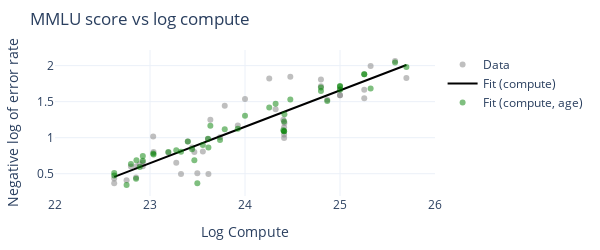

Notebook source saved alongside this figure:
### Code cell
fig = go.Figure()

fig.add_trace(
    go.Scatter(
        x=filtered_reg_df['log_compute'],
        y=filtered_reg_df[bench + '_log_error'],
        mode='markers',
        name='Data',
        marker=dict(color='gray', opacity=0.5),
        text=filtered_reg_df['System']
    ),
)

all_model = results['no_split']['submodels']['All']
y_pred = get_predictions(all_model, filtered_reg_df, ['log_compute'])

fig.add_trace(
    go.Scatter(
        x=filtered_reg_df['log_compute'],
        y=y_pred,
        mode='lines',
        name=f'Fit (compute)',
        text=filtered_reg_df['System'],
        marker=dict(color='black'),
    ),
)

# for category, color in [('Open', 'blue'), ('Closed', 'orange')]:
#   category_models = results['open_closed_split_year']['submodels']
#   model_category = category_models[category]
#   category_df = filtered_reg_df[filtered_reg_df['Open/Closed'] == category]
#   y_pred = get_predictions(model_category, category_df, ['log_compute', 'year'])
  
#   fig.add_trace(
#       go.Scatter(
#           x=category_df['log_compute'],
#           y=y_pred,
#           mode='markers',
#           name=f'Fit (compute, age, {category})',
#           text=category_df['System'],
#           marker=dict(color=color, opacity=0.5, symbol='square'),
#       ),
#   )

all_model = results['no_split_year']['submodels']['All']
y_pred = get_predictions(all_model, filtered_reg_df, ['log_compute', 'year'])

fig.add_trace(
  go.Scatter(
    x=filtered_reg_df['log_compute'],
    y=y_pred,
    mode='markers',
    name='Fit (compute, age)',
    text=filtered_reg_df['System'],
    marker=dict(color='green', opacity=0.5),
  ),
)

# Update layout
fig.update_layout(
  width=600,
  height=250,
  title_text=f"{bench} score vs log compute",
  showlegend=True,
  # legend=dict(
  #   orientation="h",
  #   yanchor="bottom",
  #   y=-0.4,
  #   xanchor="left",
  #   x=0,
  # ),
  margin=dict(t=50, b=20, l=40, r=40),
  template='plotly_white'
)

fig.update_xaxes(title_text="Log Compute", range=[22, 26])
fig.update_yaxes(title_text="Negative log of error rate")

# Show the plot
fig.show()

# Save the plot
if save:
  save_plot(fig, results_dir, f'{bench}_regression_models_comparison')

### Figure 1 — Plotly figure (JSON) as saved in the notebook; plotly's stock layout.template omitted (floating-point values rounded to 4 significant figures)
{"data": [{"marker": {"color": "gray", "opacity": 0.5}, "mode": "markers", "name": "Data", "text": ["BLOOM-176B", "BloombergGPT", "code-davinci-002", "DeepSeek-7B", "DeepSeek-V2", "Falcon 40B", "Gemini Ultra", "Gemma 2 27B", "Gemma 2 9B", "GPT-3.5-turbo-16k", "GPT-4 (original)", "GPT-NeoX 20B", "Inflection-2", "Inflection-2.5", "Llama 3 70B", "Llama 3.1 70B", "Llama 3.1 405B", "LLaMa-1 7B", "LLaMa-1 13B", "LLaMa-1 33B", "LLaMa-1 65B", "LLaMa-2 7B", "LLaMa-2 13B", "LLaMa-2 34B", "LLaMa-2 70B", "Mistral Large", "MPT 7B", "MPT 30B", "Nemotron-4-340B Base", "Nemotron-4-340B Instruct", "OPT-66B", "PaLM 63B", "PaLM 540B", "PaLM-2", "Qwen2-72B", "StableLM-3B-4E1T", "StableLM-alpha-7b-v2", "text-davinci-001", "text-davinci-002", "text-davinci-003", "XVerse-13B", "XVerse-13B-2", "Yi-34B", "Yi-6B", "Yi-Large"], "type": "scatter", "x": [23.61, 23.33, 24.41, 22.92, 24, 23.56, 25.7, 24.32, 23.64, 24.41, 25.32, 22.75, 25, 25, 24.8, 24.8, 25.58, 22.62, 22.89, 23.44, 23.74, 22.92, 23.19, 23.61, 23.92, 25, 22.62, 23.28, 25.26, 25.26, 22.85, 23.47, 24.4, 24.87, 24.48, 22.86, 22.8, 23.5, 24.41, 24.41, 23.04, 23.4, 23.79, 23.03, 24.26], "y": [0.4964, 0.4973, 1.146, 0.6578, 1.537, 0.8074, 1.83, 1.394, 1.248, 1.204, 1.995, 0.4095, 1.59, 1.59, 1.715, 1.808, 2.064, 0.4323, 0.633, 0.8627, 1.005, 0.6033, 0.7941, 0.9835, 1.168, 1.671, 0.3682, 0.6539, 1.666, 1.546, 0.4461, 0.8007, 1.248, 1.528, 1.845, 0.602, 0.5997, 0.5058, 0.997, 1.044, 0.8007, 0.9467, 1.442, 1.017, 1.82]}, {"marker": {"color": "black"}, "mode": "lines", "name": "Fit (compute)", "text": ["BLOOM-176B", "BloombergGPT", "code-davinci-002", "DeepSeek-7B", "DeepSeek-V2", "Falcon 40B", "Gemini Ultra", "Gemma 2 27B", "Gemma 2 9B", "GPT-3.5-turbo-16k", "GPT-4 (original)", "GPT-NeoX 20B", "Inflection-2", "Inflection-2.5", "Llama 3 70B", "Llama 3.1 70B", "Llama 3.1 405B", "LLaMa-1 7B", "LLaMa-1 13B", "LLaMa-1 33B", "LLaMa-1 65B", "LLaMa-2 7B", "LLaMa-2 13B", "LLaMa-2 34B", "LLaMa-2 70B", "Mistral Large", "MPT 7B", "MPT 30B", "Nemotron-4-340B Base", "Nemotron-4-340B Instruct", "OPT-66B", "PaLM 63B", "PaLM 540B", "PaLM-2", "Qwen2-72B", "StableLM-3B-4E1T", "StableLM-alpha-7b-v2", "text-davinci-001", "text-davinci-002", "text-davinci-003", "XVerse-13B", "XVerse-13B-2", "Yi-34B", "Yi-6B", "Yi-Large"], "type": "scatter", "x": [23.61, 23.33, 24.41, 22.92, 24, 23.56, 25.7, 24.32, 23.64, 24.41, 25.32, 22.75, 25, 25, 24.8, 24.8, 25.58, 22.62, 22.89, 23.44, 23.74, 22.92, 23.19, 23.61, 23.92, 25, 22.62, 23.28, 25.26, 25.26, 22.85, 23.47, 24.4, 24.87, 24.48, 22.86, 22.8, 23.5, 24.41, 24.41, 23.04, 23.4, 23.79, 23.03, 24.26], "y": [0.9569, 0.8113, 1.359, 0.6085, 1.151, 0.9273, 2.008, 1.314, 0.9672, 1.36, 1.818, 0.5224, 1.656, 1.656, 1.554, 1.554, 1.948, 0.4567, 0.5923, 0.8699, 1.019, 0.6085, 0.7441, 0.9547, 1.113, 1.656, 0.4567, 0.7862, 1.784, 1.784, 0.5726, 0.8822, 1.354, 1.588, 1.392, 0.5747, 0.5455, 0.8981, 1.359, 1.359, 0.6656, 0.8474, 1.044, 0.6636, 1.28]}, {"marker": {"color": "green", "opacity": 0.5}, "mode": "markers", "name": "Fit (compute, age)", "text": ["BLOOM-176B", "BloombergGPT", "code-davinci-002", "DeepSeek-7B", "DeepSeek-V2", "Falcon 40B", "Gemini Ultra", "Gemma 2 27B", "Gemma 2 9B", "GPT-3.5-turbo-16k", "GPT-4 (original)", "GPT-NeoX 20B", "Inflection-2", "Inflection-2.5", "Llama 3 70B", "Llama 3.1 70B", "Llama 3.1 405B", "LLaMa-1 7B", "LLaMa-1 13B", "LLaMa-1 33B", "LLaMa-1 65B", "LLaMa-2 7B", "LLaMa-2 13B", "LLaMa-2 34B", "LLaMa-2 70B", "Mistral Large", "MPT 7B", "MPT 30B", "Nemotron-4-340B Base", "Nemotron-4-340B Instruct", "OPT-66B", "PaLM 63B", "PaLM 540B", "PaLM-2", "Qwen2-72B", "StableLM-3B-4E1T", "StableLM-alpha-7b-v2", "text-davinci-001", "text-davinci-002", "text-davinci-003", "XVerse-13B", "XVerse-13B-2", "Yi-34B", "Yi-6B", "Yi-Large"], "type": "scatter", "x": [23.61, 23.33, 24.41, 22.92, 24, 23.56, 25.7, 24.32, 23.64, 24.41, 25.32, 22.75, 25, 25, 24.8, 24.8, 25.58, 22.62, 22.89, 23.44, 23.74, 22.92, 23.19, 23.61, 23.92, 25, 22.62, 23.28, 25.26, 25.26, 22.85, 23.47, 24.4, 24.87, 24.48, 22.86, 22.8, 23.5, 24.41, 24.41, 23.04, 23.4, 23.79, 23.03, 24.26], "y": [0.8622, 0.8052, 1.091, 0.7473, 1.304, 0.8997, 1.981, 1.471, 1.166, 1.325, 1.683, 0.3442, 1.664, 1.717, 1.649, 1.697, 2.043, 0.4753, 0.5945, 0.8386, 0.9693, 0.6814, 0.8006, 0.9857, 1.125, 1.712, 0.5112, 0.8244, 1.879, 1.879, 0.4302, 0.6883, 1.103, 1.508, 1.53, 0.6874, 0.6346, 0.3665, 1.091, 1.225, 0.7657, 0.9459, 1.116, 0.7823, 1.42]}], "layout": {"height": 250, "margin": {"b": 20, "l": 40, "r": 40, "t": 50}, "showlegend": true, "title": {"text": "MMLU score vs log compute"}, "width": 600, "xaxis": {"range": [22, 26], "title": {"text": "Log Compute"}}, "yaxis": {"title": {"text": "Negative log of error rate"}}}}
